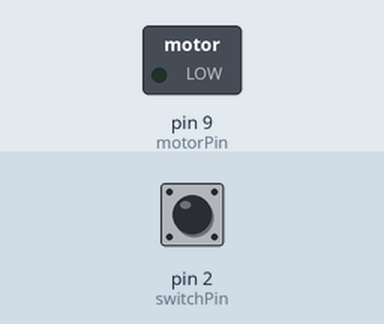
Simulated run of this sketch. Board: Arduino Uno, built with avr-gcc and run on an emulated ATmega328P. Parts: switched loads named in the sketch (green lamp = pin HIGH). The test bench sets the inputs (shaded band); at power-on: pin 2 (switchPin) LOW.

Above: at 1.2 s.
1.3 s: pin 2 (switchPin) pulled HIGH for 0.15 s
At 1.37 s:
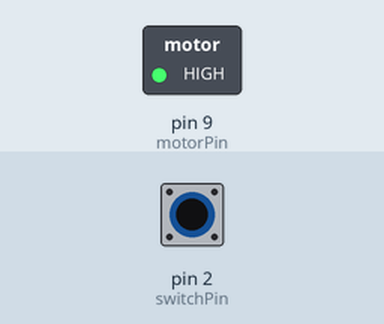
2.9 s: pin 2 (switchPin) pulled HIGH for 3.2 s
At 7.0 s:
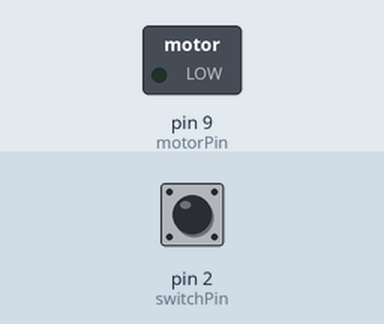
Timing chart, 0 to 8.5 s (numbered marks = the images above; inputs shaded):
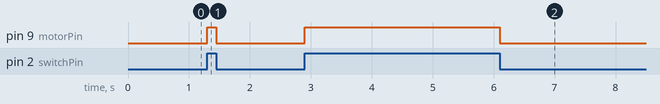

The sketch:

pinwheel.ino
```cpp
/*
This program turns on a dc motor whenever I hold a button switch down. When i release
the button, the motor stops as well. The motor is attached to a pinwheel, for better
user experience.
*/

//Initalized the variables and pins controlling the motor, and receiving digital data from the button
const int switchPin = 2;
const int motorPin = 9;
int switchState = 0;
void setup() {
  pinMode(switchPin, INPUT);
  pinMode(motorPin, OUTPUT);

}

void loop() {
  //reads the state of the button switch (high or low)
  switchState = digitalRead(switchPin);

  //if the button is clicked, the motor will start
  if(switchState == HIGH){
    digitalWrite(motorPin, HIGH);
  }
  //if the button is not currently being clicked(held down) the motor is idle.
  else{
    digitalWrite(motorPin, LOW);
  }

}
```

Measured:
- after the input at 1.3 s, pin 9 (motorPin): LOW → HIGH at once, → LOW 0.15 s later
- after the input at 2.9 s, pin 9 (motorPin): LOW → HIGH at once, → LOW 3.2 s later
